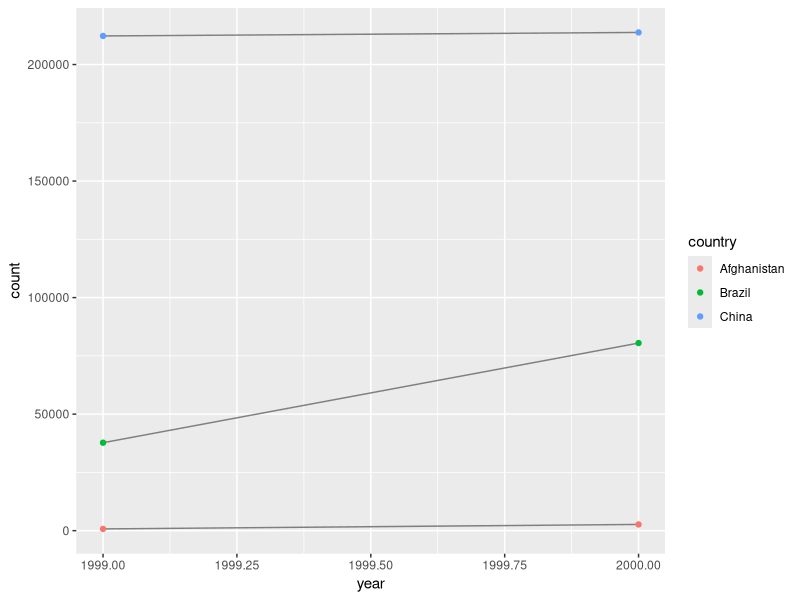

R code for this plot: (Note: this script raises an error after producing the figure.)
## ---- chunk 1
library(tidyverse)
## ---- chunk 2
table1
## ---- chunk 3
table2
## ---- chunk 4
table3
## ---- chunk 5
table4a
## ---- chunk 6
table4b
## ---- chunk 7
tb2_cases <- filter(table2, type == "cases")[["count"]]
tb2_country <- filter(table2, type == "cases")[["country"]]
tb2_year <- filter(table2, type == "cases")[["year"]]
tb2_population <- filter(table2, type == "population")[["count"]]
table2_clean <- tibble(country = tb2_country,
       year = tb2_year,
       rate = tb2_cases / tb2_population)
table2_clean
## ---- chunk 8
tibble(country = table4a[["country"]],
       `1999` = table4a[["1999"]] / table4b[["1999"]],
       `2000` = table4b[["2000"]] / table4b[["2000"]])
## ---- chunk 9
tibble(country = rep(table4a[["country"]], 2),
       year = rep(c(1999, 2000), each = nrow(table4a)),
       `rate` = c(table4a[["1999"]] / table4b[["1999"]],
                  table4b[["2000"]] / table4b[["2000"]]))
## ---- chunk 10
table2 %>% 
  filter(type == "cases") %>%
  ggplot(aes(year, count)) + 
  geom_line(aes(group = country), colour = "grey50") + 
  geom_point(aes(colour = country))
## ---- chunk 11
tidy4a <- table4a %>%
  gather(`1999`, `2000`, key = "year", value = "cases")
tidy4b <- table4b %>%
  gather(`1999`, `2000`, key = "year", value = "cases")
left_join(tidy4a, tidy4b)
## ---- chunk 12
spread(table2, key = type, value = count)
## ---- chunk 13
stocks <- tibble(
  year   = c(2015, 2015, 2016, 2016),
  half  = c(   1,    2,     1,    2),
  return = c(1.88, 0.59, 0.92, 0.17)
)
stocks %>% 
  spread(year, return) %>% 
  gather("year", "return", `2015`:`2016`)
## ---- chunk 14
stocks %>% 
  spread(year, return) %>% 
  gather("year", "return", `2015`:`2016`, convert = TRUE)
## ---- chunk 15
table4a %>% 
  gather(1999, 2000, key = "year", value = "cases")
## ---- chunk 16
table4a %>% 
  gather(`1999`, `2000`, key = "year", value = "cases")
## ---- chunk 17
people <- tribble(
  ~name,             ~key,    ~value,
  #-----------------|--------|------
  "Phillip Woods",   "age",       45,
  "Phillip Woods",   "height",   186,
  "Phillip Woods",   "age",       50,
  "Jessica Cordero", "age",       37,
  "Jessica Cordero", "height",   156
)
glimpse(people)
## ---- chunk 18
spread(people, key, value)
## ---- chunk 19
people <- tribble(
  ~name,             ~key,    ~value, ~obs,
  #-----------------|--------|------|------
  "Phillip Woods",   "age",       45, 1,
  "Phillip Woods",   "height",   186, 1,
  "Phillip Woods",   "age",       50, 2,
  "Jessica Cordero", "age",       37, 1,
  "Jessica Cordero", "height",   156, 1
)
spread(people, key, value)
## ---- chunk 20
preg <- tribble(
  ~pregnant, ~male, ~female,
  "yes",     NA,    10,
  "no",      20,    12
)
## ---- chunk 21
gather(preg, sex, count, male, female) %>%
  mutate(pregnant = pregnant == "yes",
         female = sex == "female") %>%
  select(-sex)
## ---- chunk 22
table3 %>%
  separate(rate, into = c("cases", "population"), sep = "/", convert = TRUE) %>%
  separate(year, into = c("century", "year"), sep = 2)
## ---- chunk 23
table5 %>%
  unite(new, century, year, sep = "")
## ---- chunk 24
tibble(x = c("a,b,c", "d,e,f,g", "h,i,j")) %>% 
  separate(x, c("one", "two", "three"))

tibble(x = c("a,b,c", "d,e", "f,g,i")) %>% 
  separate(x, c("one", "two", "three"))
## ---- chunk 25
?separate
## ---- chunk 26
tibble(x = c("a,b,c", "d,e,f,g", "h,i,j")) %>% 
  separate(x, c("one", "two", "three"))
## ---- chunk 27
tibble(x = c("a,b,c", "d,e,f,g", "h,i,j")) %>% 
  separate(x, c("one", "two", "three"), extra = "drop")
## ---- chunk 28
tibble(x = c("a,b,c", "d,e,f,g", "h,i,j")) %>% 
  separate(x, c("one", "two", "three"), extra = "merge")
## ---- chunk 29
tibble(x = c("a,b,c", "d,e", "f,g,i")) %>% 
  separate(x, c("one", "two", "three"))
## ---- chunk 30
tibble(x = c("a,b,c", "d,e", "f,g,i")) %>% 
  separate(x, c("one", "two", "three"), fill = "right")
## ---- chunk 31
tibble(x = c("a,b,c", "d,e", "f,g,i")) %>% 
  separate(x, c("one", "two", "three"), fill = "left")
## ---- chunk 32
?spread
## ---- chunk 33
?complete
## ---- chunk 34
who1 <- who %>%
  gather(new_sp_m014:newrel_f65, key = "key", value = "cases", na.rm = TRUE)
glimpse(who1)
## ---- chunk 35
who2 <- who1 %>%
 mutate(key = stringr::str_replace(key, "newrel", "new_rel"))

## ---- chunk 36
who3 <- who2 %>%
  separate(key, c("new", "type", "sexage"), sep = "_")
who3
## ---- chunk 37
who3 %>%
  count(new)
## ---- chunk 38
who4 <- who3 %>%
  select(-new, -iso2, -iso3)
## ---- chunk 39
who5 <- who4 %>%
  separate(sexage, c("sex", "age"), sep = 1)
who5
## ---- chunk 40
who1 %>%
  filter(cases == 0) %>%
  nrow()
## ---- chunk 41
gather(who, new_sp_m014:newrel_f65, key = "key", value = "cases") %>%
  group_by(country, year)  %>%
  mutate(missing = is.na(cases)) %>%
  select(country, year, missing) %>%
  distinct() %>%
  group_by(country, year) %>%
  filter(n() > 1)

## ---- chunk 42
who3a <- who1 %>%
  separate(key, c("new", "type", "sexage"), sep = "_")

filter(who3a, new == "newrel") %>% head()
## ---- chunk 43
select(who3, country, iso2, iso3) %>%
  distinct() %>%
  group_by(country) %>%
  filter(n() > 1)

## ---- chunk 44
who5 %>%
  group_by(country, year, sex) %>%
  filter(year > 1995) %>%
  summarise(cases = sum(cases)) %>%
  unite(country_sex, country, sex, remove = FALSE) %>%
  ggplot(aes(x = year, y = cases, group = country_sex, colour = sex)) +
  geom_line()

  
